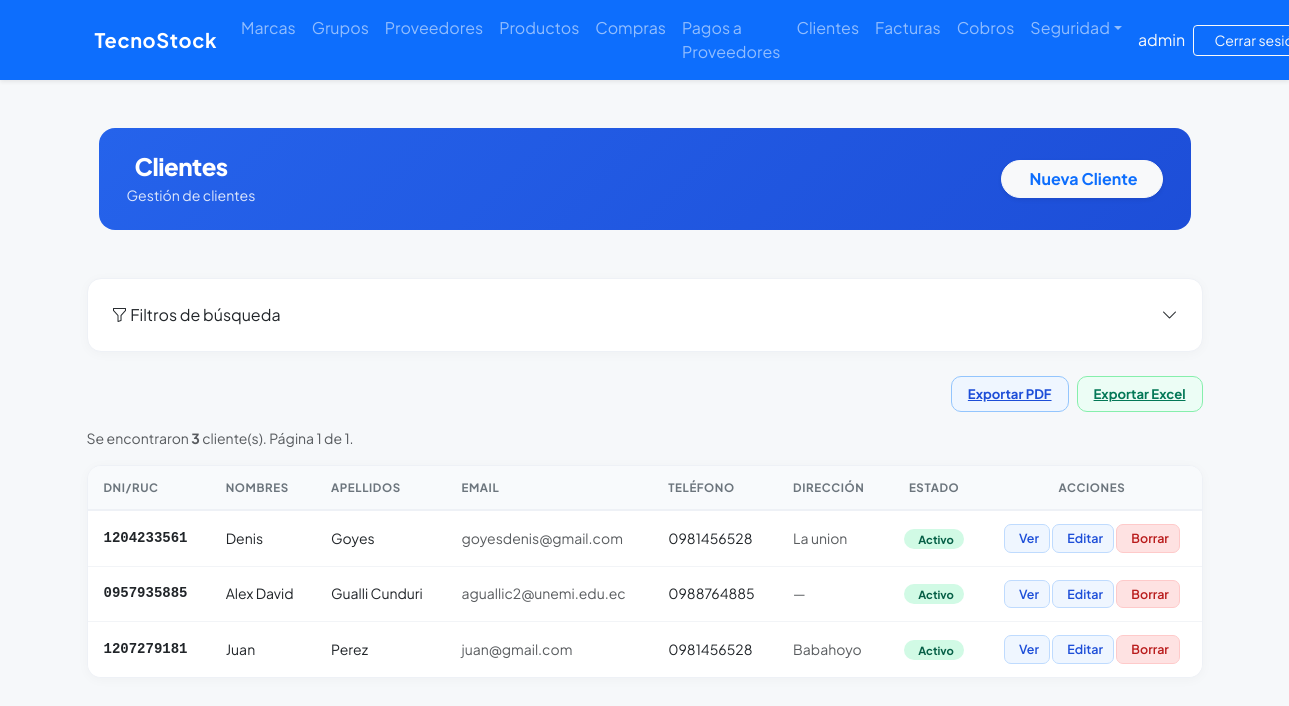
Page /customers/ (signed in) on the earlier database version.
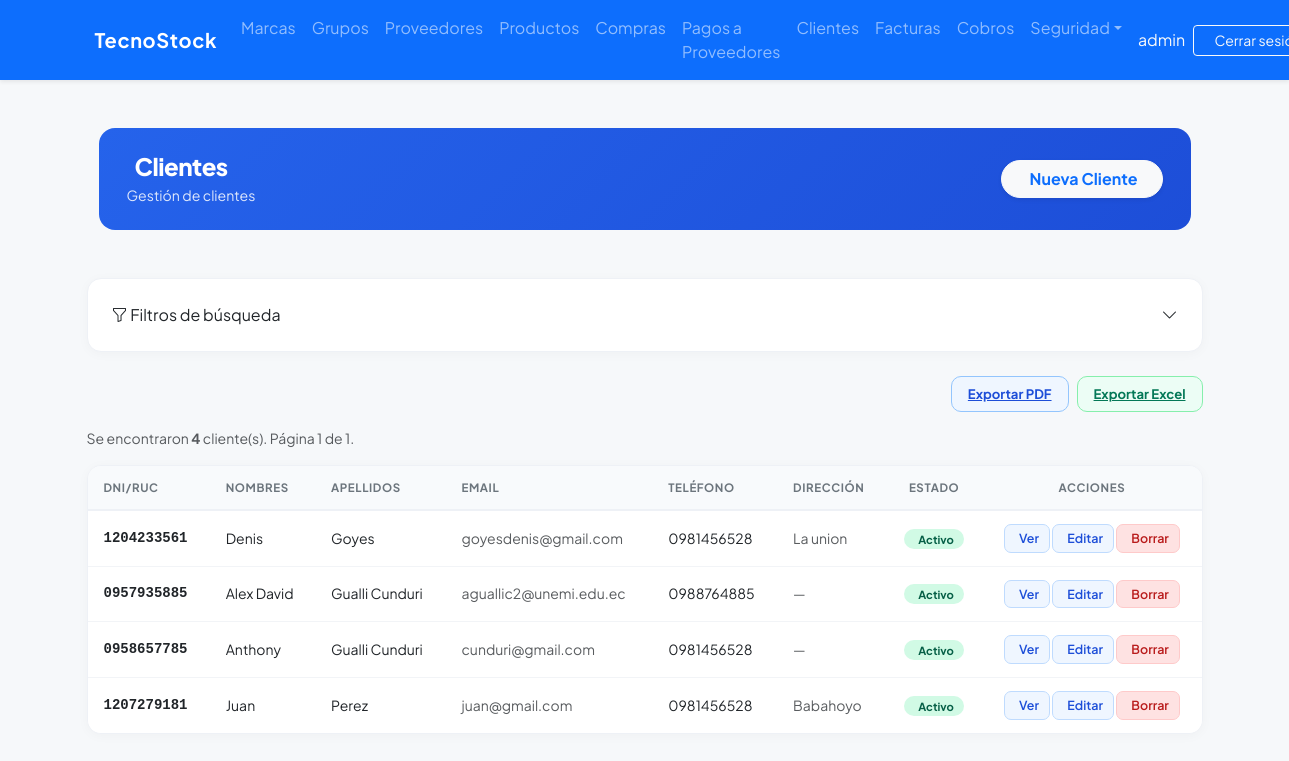
Same page on the later database version.
### billing/models.py (models this page shows, shortened)
class Customer(models.Model):
    dni = models.CharField(max_length=13, unique=True, verbose_name='DNI/RUC', validators=[validate_cedula_ec])
    first_name = models.CharField(max_length=100, verbose_name='Nombres')
    last_name = models.CharField(max_length=100, verbose_name='Apellidos')
    email = models.EmailField(blank=True, null=True, verbose_name='Correo Electronico')
    phone = models.CharField(max_length=20, blank=True, null=True, verbose_name='Teléfono')
    address = models.TextField(blank=True, null=True, verbose_name='Dirección')
    whatsapp_apikey = models.CharField(
        max_length=20, blank=True, null=True,
        verbose_name='WhatsApp API Key (CallMeBot)',
        help_text='Solo necesaria si el cliente se suscribió a CallMeBot para recibir notificaciones.'
    )
    is_active = models.BooleanField(default=True, verbose_name='Activo')
    created_at = models.DateTimeField(auto_now_add=True, verbose_name='Creado el')
    updated_at = models.DateTimeField(auto_now=True, verbose_name='Actualizado el')
    class Meta:
        ordering = ['last_name', 'first_name']

### billing/views.py (the view)
# urls.py: path('customers/', views.CustomerListView.as_view(), name='customer_list'),
class CustomerListView(LoginRequiredMixin,GroupRequiredMixin, ExportMixin, PermissionOrRedirectMixin, ListView):
    permission_required = 'billing.view_customer'
    group_required = ['Administrador', 'Vendedor']
    model = Customer
    template_name = 'billing/customer_list.html'
    context_object_name = 'items'
    paginate_by = 10
    export_filename = 'clientes'
    export_fields = [
        ('dni', 'DNI/RUC'),
        ('first_name', 'Nombres'),
        ('last_name', 'Apellidos'),
        ('email', 'Correo'),
        ('phone', 'Teléfono'),
        ('address', 'Dirección'),
        ('is_active', 'Estado')
    ]
    def get_queryset(self):
        qs = super().get_queryset()
        p = self.request.GET
        if p.get('dni'):
            qs = qs.filter(dni=p['dni'])
        if p.get('name'):
            qs = qs.filter(Q(first_name__icontains=p['name']) | Q(last_name__icontains=p['name']))
        is_active = p.get('is_active', '')
        if is_active == 'true':
            qs = qs.filter(is_active=True)
        elif is_active == 'false':
            qs = qs.filter(is_active=False)
        return qs
    def get_context_data(self, **kwargs):
        ctx = super().get_context_data(**kwargs)
        ctx['filter'] = self.request.GET
        filter_keys = ['dni', 'name', 'is_active']
        ctx['has_active_filters'] = any(self.request.GET.get(k) for k in filter_keys)
        params = self.request.GET.copy()
        params.pop('page', None)
        ctx['query_string'] = params.urlencode()
        return ctx

### security/templatetags/security_tags.py (called while the page is built)
@register.filter(name='has_group')
def has_group(user, group_name):
    if not user.is_authenticated:
        return False
    if user.is_superuser:      # el superusuario ve todo
        return True
    return user.groups.filter(name=group_name).exists()

### shared/mixins.py (called while the page is built, shortened)
    def get(self, request, *args, **kwargs):
        export_format = request.GET.get('export')
        return super().get(request, *args, **kwargs)

    def get_context_data(self, **kwargs):
        ctx = super().get_context_data(**kwargs)
        params = self.request.GET.copy()
        params.pop('page', None)
        ctx['query_string'] = params.urlencode()
        fields = self.export_fields
        if not fields:
            fields = [(f.name, str(f.verbose_name).capitalize()) for f in self.model._meta.fields]
        ctx['available_columns'] = fields
        selected = self.request.GET.getlist('columns')
        if not selected:
            selected = [f[0] for f in fields]
        ctx['selected_columns'] = selected
        return ctx

### billing/templates/billing/customer_list.html (shortened to what this page needs)
{% extends 'billing/base.html' %}
{% block content %}
<div class="container-fluid py-4">
  <div class="page-header d-flex justify-content-between align-items-center mb-4">
    <div>
      <h1>Clientes</h1>
      <p>Gestión de clientes</p>
    </div>
    {% if perms.billing.add_customer %}
    <a href="{% url 'billing:customer_create' %}" class="btn btn-light fw-bold rounded-pill px-4 shadow-sm text-primary">
       Nueva Cliente
    </a>
    {% endif %}
  </div>
</div>
<div class="glass-card p-4 mb-4">
  <div class="d-flex justify-content-between align-items-center filter-toggle-btn"
       data-bs-toggle="collapse"
       data-bs-target="#filterCollapse"
       aria-expanded="{% if has_active_filters %}true{% else %}false{% endif %}"
       aria-controls="filterCollapse">
    <div>
      <i class="bi bi-funnel"></i> Filtros de búsqueda
    </div>
    <div class="d-flex align-items-center gap-2">
      <i class="bi bi-chevron-down ms-1"></i>
    </div>
  </div>
</div>
<div class="d-flex justify-content-end align-items-center gap-2 mb-3">
  <a href="?{{ query_string }}&export=pdf" class="btn-pdf">
     Exportar PDF
  </a>
  <a href="?{{ query_string }}&export=excel" class="btn-excel">
     Exportar Excel
  </a>
</div>
<p class="text-muted small">
  Se encontraron <strong>{{ paginator.count }}</strong> cliente(s).
  Página {{ page_obj.number }} de {{ paginator.num_pages }}.
</p>
<div class="products-table">
  <table class="table mb-0">
    <thead>
      <tr>
        {% if 'dni' in selected_columns %}<th>DNI/RUC</th>{% endif %}
        {% if 'first_name' in selected_columns %}<th>Nombres</th>{% endif %}
        {% if 'last_name' in selected_columns %}<th>Apellidos</th>{% endif %}
        {% if 'email' in selected_columns %}<th>Email</th>{% endif %}
        {% if 'phone' in selected_columns %}<th>Teléfono</th>{% endif %}
        {% if 'address' in selected_columns %}<th>Dirección</th>{% endif %}
        {% if 'is_active' in selected_columns %}<th class="text-center">Estado</th>{% endif %}
        <th class="text-center">Acciones</th>
      </tr>
    </thead>
    <tbody>
      {% for item in items %}
      <tr>
        {% if 'dni' in selected_columns %}<td class="fw-semibold font-monospace">{{ item.dni }}</td>{% endif %}
        {% if 'first_name' in selected_columns %}<td>{{ item.first_name }}</td>{% endif %}
        {% if 'last_name' in selected_columns %}<td>{{ item.last_name }}</td>{% endif %}
        {% if 'email' in selected_columns %}<td class="text-muted small">{{ item.email|default:"—" }}</td>{% endif %}
        {% if 'phone' in selected_columns %}<td>{{ item.phone|default:"—" }}</td>{% endif %}
        {% if 'address' in selected_columns %}<td class="text-muted small">{{ item.address|default:"—"|truncatechars:40 }}</td>{% endif %}
        {% if 'is_active' in selected_columns %}<td class="text-center">
          {% if item.is_active %}
            <span class="badge-active">Activo</span>
          {% else %}
            <span class="badge-inactive"><i class="fas fa-circle me-1" style="font-size:.4rem;"></i>Inactivo</span>
          {% endif %}
        </td>{% endif %}
        <td class="text-center text-nowrap">
          {% if perms.billing.view_customer %}
          <a href="{% url 'billing:customer_detail' item.pk %}" class="btn-view" title="Ver Detalle">
            Ver
          </a>
          {% endif %}
          {% if perms.billing.change_customer %}
          <a href="{% url 'billing:customer_update' item.pk %}" class="btn-edit">Editar</a>
          {% endif %}
          {% if perms.billing.delete_customer %}
          <a href="{% url 'billing:customer_delete' item.pk %}" class="btn-del">Borrar</a>
          {% endif %}
        </td>
      </tr>
      {% empty %}
      <tr>
        <td colspan="100" class="text-center py-4 text-muted">
          No se encontraron clientes con los filtros aplicados.
        </td>
      </tr>
      {% endfor %}
    </tbody>
  </table>
</div>
</div>
{% endblock %}

Differences in the rows shown:
added Customer: dni "0958657785", first_name "Anthony", last_name "Gualli Cunduri", email "cunduri@gmail.com", phone "0981456528", address "—", is_active "Activo"
Other differences:
{{ paginator.count }}: "3" → "4"
